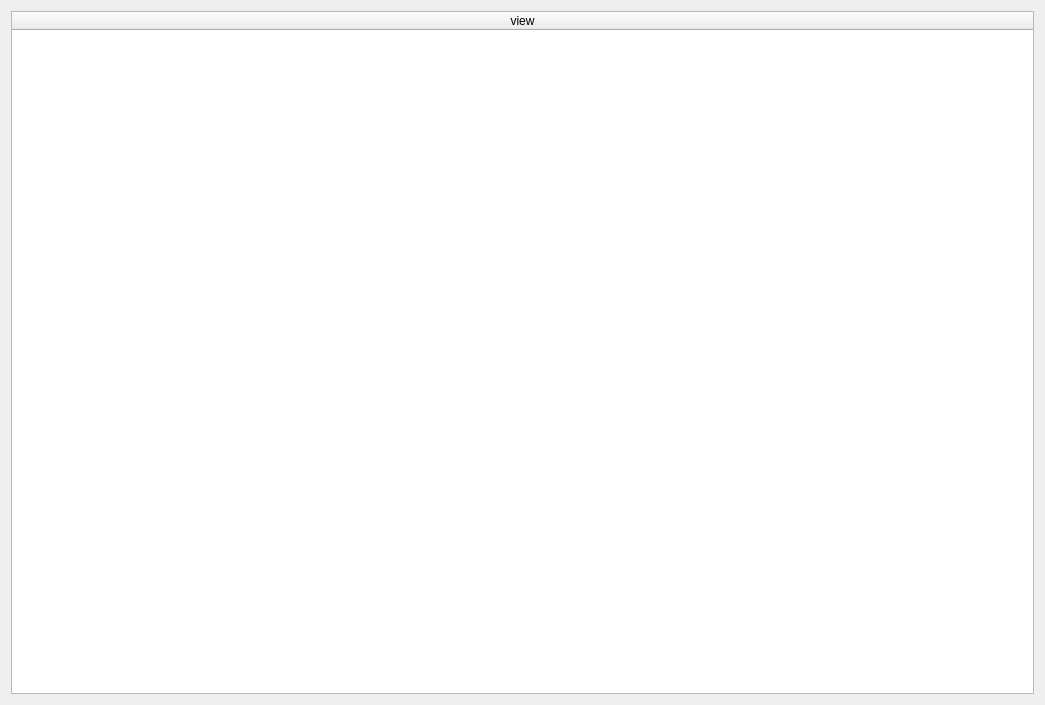
<?xml version="1.0" encoding="UTF-8"?>
<ui version="4.0">
 <class>Eis_list_view</class>
 <widget class="QWidget" name="Eis_list_view">
  <property name="geometry">
   <rect>
    <x>0</x>
    <y>0</y>
    <width>1045</width>
    <height>705</height>
   </rect>
  </property>
  <property name="windowTitle">
   <string>Form</string>
  </property>
  <layout class="QGridLayout" name="gridLayout">
   <item row="0" column="0">
    <widget class="QTableWidget" name="item_listview">
     <attribute name="horizontalHeaderStretchLastSection">
      <bool>true</bool>
     </attribute>
     <column>
      <property name="text">
       <string>view</string>
      </property>
     </column>
    </widget>
   </item>
  </layout>
 </widget>
 <resources/>
 <connections/>
</ui>
